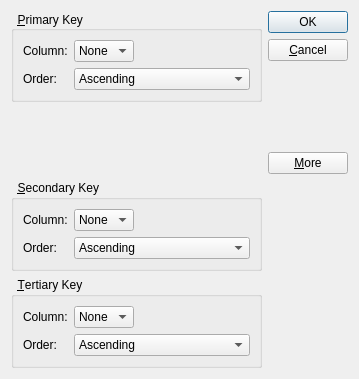
<?xml version="1.0" encoding="UTF-8"?>
<ui version="4.0">
 <class>SortDialog</class>
 <widget class="QDialog" name="SortDialog">
  <property name="geometry">
   <rect>
    <x>0</x>
    <y>0</y>
    <width>359</width>
    <height>379</height>
   </rect>
  </property>
  <property name="windowTitle">
   <string>Sort</string>
  </property>
  <layout class="QGridLayout" name="gridLayout_4">
   <item row="0" column="0">
    <widget class="QGroupBox" name="groupBox_First">
     <property name="styleSheet">
      <string notr="true"/>
     </property>
     <property name="title">
      <string>  &amp;Primary Key</string>
     </property>
     <property name="alignment">
      <set>Qt::AlignLeading|Qt::AlignLeft|Qt::AlignVCenter</set>
     </property>
     <property name="flat">
      <bool>false</bool>
     </property>
     <property name="checkable">
      <bool>false</bool>
     </property>
     <layout class="QGridLayout" name="gridLayout">
      <item row="0" column="0">
       <widget class="QLabel" name="label">
        <property name="text">
         <string>Column:</string>
        </property>
       </widget>
      </item>
      <item row="0" column="1">
       <widget class="QComboBox" name="cmb_First">
        <item>
         <property name="text">
          <string>None</string>
         </property>
        </item>
       </widget>
      </item>
      <item row="0" column="2">
       <spacer name="horizontalSpacer">
        <property name="orientation">
         <enum>Qt::Horizontal</enum>
        </property>
        <property name="sizeHint" stdset="0">
         <size>
          <width>91</width>
          <height>20</height>
         </size>
        </property>
       </spacer>
      </item>
      <item row="1" column="0">
       <widget class="QLabel" name="label_2">
        <property name="text">
         <string>Order:</string>
        </property>
       </widget>
      </item>
      <item row="1" column="1" colspan="2">
       <widget class="QComboBox" name="comboBox_2">
        <item>
         <property name="text">
          <string>Ascending</string>
         </property>
        </item>
        <item>
         <property name="text">
          <string>Descending</string>
         </property>
        </item>
       </widget>
      </item>
     </layout>
    </widget>
   </item>
   <item row="0" column="1" rowspan="2">
    <layout class="QVBoxLayout" name="verticalLayout">
     <item>
      <widget class="QPushButton" name="okButton">
       <property name="text">
        <string>OK</string>
       </property>
       <property name="default">
        <bool>true</bool>
       </property>
      </widget>
     </item>
     <item>
      <widget class="QPushButton" name="cancelButton">
       <property name="text">
        <string>&amp;Cancel</string>
       </property>
      </widget>
     </item>
     <item>
      <spacer name="verticalSpacer">
       <property name="orientation">
        <enum>Qt::Vertical</enum>
       </property>
       <property name="sizeHint" stdset="0">
        <size>
         <width>20</width>
         <height>0</height>
        </size>
       </property>
      </spacer>
     </item>
     <item>
      <widget class="QPushButton" name="moreButton">
       <property name="text">
        <string>&amp;More</string>
       </property>
       <property name="checkable">
        <bool>true</bool>
       </property>
      </widget>
     </item>
    </layout>
   </item>
   <item row="1" column="0">
    <spacer name="verticalSpacer_2">
     <property name="orientation">
      <enum>Qt::Vertical</enum>
     </property>
     <property name="sizeHint" stdset="0">
      <size>
       <width>20</width>
       <height>3</height>
      </size>
     </property>
    </spacer>
   </item>
   <item row="2" column="0">
    <widget class="QGroupBox" name="groupBox_Second">
     <property name="title">
      <string>  &amp;Secondary Key</string>
     </property>
     <layout class="QGridLayout" name="gridLayout_2">
      <item row="0" column="1">
       <widget class="QComboBox" name="cmb_second">
        <item>
         <property name="text">
          <string>None</string>
         </property>
        </item>
       </widget>
      </item>
      <item row="0" column="2">
       <spacer name="horizontalSpacer_2">
        <property name="orientation">
         <enum>Qt::Horizontal</enum>
        </property>
        <property name="sizeHint" stdset="0">
         <size>
          <width>73</width>
          <height>20</height>
         </size>
        </property>
       </spacer>
      </item>
      <item row="1" column="0">
       <widget class="QLabel" name="label_3">
        <property name="text">
         <string>Order:</string>
        </property>
       </widget>
      </item>
      <item row="0" column="0">
       <widget class="QLabel" name="label_4">
        <property name="text">
         <string>Column:</string>
        </property>
       </widget>
      </item>
      <item row="1" column="1" colspan="2">
       <widget class="QComboBox" name="comboBox_4">
        <item>
         <property name="text">
          <string>Ascending</string>
         </property>
        </item>
        <item>
         <property name="text">
          <string>Descending</string>
         </property>
        </item>
       </widget>
      </item>
     </layout>
    </widget>
   </item>
   <item row="3" column="0">
    <widget class="QGroupBox" name="groupBox_Third">
     <property name="title">
      <string>  &amp;Tertiary Key</string>
     </property>
     <layout class="QGridLayout" name="gridLayout_3">
      <item row="0" column="1">
       <widget class="QComboBox" name="cmb_third">
        <item>
         <property name="text">
          <string>None</string>
         </property>
        </item>
       </widget>
      </item>
      <item row="0" column="2">
       <spacer name="horizontalSpacer_3">
        <property name="orientation">
         <enum>Qt::Horizontal</enum>
        </property>
        <property name="sizeHint" stdset="0">
         <size>
          <width>73</width>
          <height>20</height>
         </size>
        </property>
       </spacer>
      </item>
      <item row="1" column="0">
       <widget class="QLabel" name="label_5">
        <property name="text">
         <string>Order:</string>
        </property>
       </widget>
      </item>
      <item row="0" column="0">
       <widget class="QLabel" name="label_6">
        <property name="text">
         <string>Column:</string>
        </property>
       </widget>
      </item>
      <item row="1" column="1" colspan="2">
       <widget class="QComboBox" name="comboBox_6">
        <item>
         <property name="text">
          <string>Ascending</string>
         </property>
        </item>
        <item>
         <property name="text">
          <string>Descending</string>
         </property>
        </item>
       </widget>
      </item>
     </layout>
    </widget>
   </item>
  </layout>
 </widget>
 <tabstops>
  <tabstop>cmb_First</tabstop>
  <tabstop>comboBox_2</tabstop>
  <tabstop>okButton</tabstop>
  <tabstop>cancelButton</tabstop>
  <tabstop>moreButton</tabstop>
  <tabstop>cmb_second</tabstop>
  <tabstop>comboBox_4</tabstop>
  <tabstop>cmb_third</tabstop>
  <tabstop>comboBox_6</tabstop>
 </tabstops>
 <resources/>
 <connections>
  <connection>
   <sender>okButton</sender>
   <signal>clicked()</signal>
   <receiver>SortDialog</receiver>
   <slot>accept()</slot>
   <hints>
    <hint type="sourcelabel">
     <x>314</x>
     <y>28</y>
    </hint>
    <hint type="destinationlabel">
     <x>90</x>
     <y>113</y>
    </hint>
   </hints>
  </connection>
  <connection>
   <sender>cancelButton</sender>
   <signal>clicked()</signal>
   <receiver>SortDialog</receiver>
   <slot>reject()</slot>
   <hints>
    <hint type="sourcelabel">
     <x>340</x>
     <y>63</y>
    </hint>
    <hint type="destinationlabel">
     <x>183</x>
     <y>128</y>
    </hint>
   </hints>
  </connection>
  <connection>
   <sender>moreButton</sender>
   <signal>toggled(bool)</signal>
   <receiver>groupBox_Second</receiver>
   <slot>setVisible(bool)</slot>
   <hints>
    <hint type="sourcelabel">
     <x>328</x>
     <y>148</y>
    </hint>
    <hint type="destinationlabel">
     <x>271</x>
     <y>199</y>
    </hint>
   </hints>
  </connection>
  <connection>
   <sender>moreButton</sender>
   <signal>toggled(bool)</signal>
   <receiver>groupBox_Third</receiver>
   <slot>setVisible(bool)</slot>
   <hints>
    <hint type="sourcelabel">
     <x>363</x>
     <y>145</y>
    </hint>
    <hint type="destinationlabel">
     <x>265</x>
     <y>315</y>
    </hint>
   </hints>
  </connection>
 </connections>
</ui>
